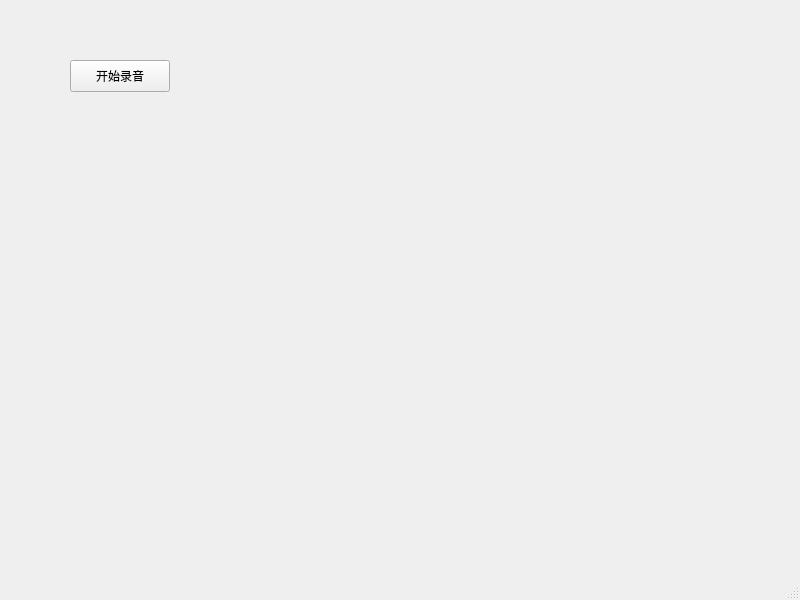
<?xml version="1.0" encoding="UTF-8"?>
<ui version="4.0">
 <class>MainWindow</class>
 <widget class="QMainWindow" name="MainWindow">
  <property name="geometry">
   <rect>
    <x>0</x>
    <y>0</y>
    <width>800</width>
    <height>600</height>
   </rect>
  </property>
  <property name="windowTitle">
   <string>MainWindow</string>
  </property>
  <widget class="QWidget" name="centralwidget">
   <widget class="QPushButton" name="audioButton">
    <property name="geometry">
     <rect>
      <x>70</x>
      <y>60</y>
      <width>100</width>
      <height>32</height>
     </rect>
    </property>
    <property name="text">
     <string>开始录音</string>
    </property>
   </widget>
  </widget>
  <widget class="QMenuBar" name="menubar">
   <property name="geometry">
    <rect>
     <x>0</x>
     <y>0</y>
     <width>800</width>
     <height>24</height>
    </rect>
   </property>
  </widget>
  <widget class="QStatusBar" name="statusbar"/>
 </widget>
 <resources/>
 <connections/>
</ui>
